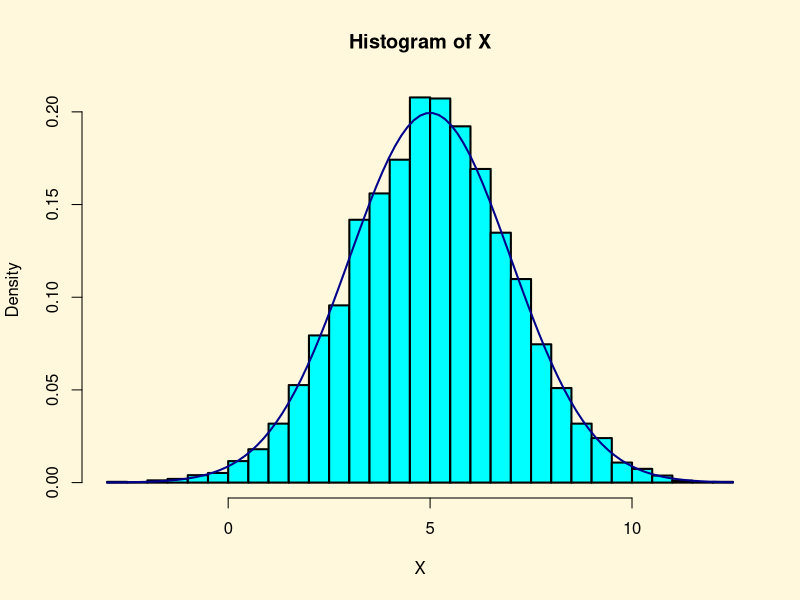

The R script that drew this image: (Note: a time limit stopped this script after it produced the figure.)
#comparison of estimators for position parameter

n=10000;
X=rnorm(n,mean=5,sd=2);
par(bg="cornsilk",lwd=2,col="darkblue")
hist(X,breaks=40,freq=F,col="cyan")
curve(dnorm(x,mean=5,sd=2),add=T)


location_estimator=function(U,theta){
  n=length(U)
  theta1=cumsum(U)/(1:n)
  theta2=1:n;theta3=1:n;
  for (i in 1:n){
    theta2[i]=median(U[1:i])
    theta3[i]=(min(U[1:i])+max(U[1:i]))/2
  }
  par(mfrow=c(1,3),bg="cornsilk",lwd=2,col="darkblue")
  plot(1:n,theta1,type="l",main="moyenne")
  abline(h=theta,col="darkred")
  plot(1:n,theta2,type="l",main="mediane")
  abline(h=theta,col="darkred")
  plot(1:n,theta3,type="l",main="Minmax")
  abline(h=theta,col="darkred")
  #return(matrix(c(theta1,theta2,theta3),n,3))
}

location_estimator(rnorm(100000,mean=5,sd=2),5)

compare_estimators=function(N,n){
  par(mfrow=c(1,1))
  X=matrix(rcauchy(N*n,location=5,scale=2),N,n)
  theta1=apply(X,1,mean)
  theta2=apply(X,1,median)
  #theta3=(apply(X,1,min)+apply(X,1,max))/2
  par(bg="cornsilk",lwd=2,col="darkblue")
  boxplot(theta1,theta2,col="cyan")
}

compare_estimators(200,1000)




check_student=function(N,n,mu,sigma)
{
  X=matrix(rnorm(N*n,mean=mu,sd=sigma),N,n)
  t=sqrt(n)*(apply(X,1,mean)-mu)/apply(X,1,sd)
  return(t)
}

N=20000; n=1000;
t=check_student(N,n,100,50)
par(bg="cornsilk",lwd=2,col="darkblue")
hist(t,breaks=100,freq=F,col="cyan")
curve(dt(x,n-1),add=T,lwd=2)

quantile(x=t,probs=c(0.025,0.975))

quants = function(n,Nrange,ind){
  res=c()
  for(N in Nrange){
    res = append(res,quantile(x=check_student(N,n,100,50),probs=c(0.025,0.975))[[1]])
  }
  return(res)
}

plot(x=seq(from=5000,to=50000,by=1000),y=quants(1000,seq(from=5000,to=50000,by=1000),1),type="l")

X=c(19.6, 19.9, 20.4, 19.8, 20.5, 21.0, 18.5, 19.7, 18.4, 19.4)
n=10

mean(X) - quantile(x=check_student(20000,10,mean(X),sd(X)),probs=c(0.025,0.975)) * sd(X)/sqrt(10)


#X=c(77.551, 45.195, 50.626, 39.878, 29.137, 57.321, 39.140, 66.776, 48.028, 42.325, 31.200, 38.632, 42.914, 60.969, 22.076, 52.446, 45.257, 42.626, 62.504, 22.684, 69.196, 42.383, 61.339, 45.803, 74.707, 33.048, 72.423, 43.670, 65.279, 42.714, 59.785, 101.742, 59.641, 44.749, 44.161, 58.488, 46.448, 25.280, 67.619, 66.846, 80.208, 98.492, 41.149, 40.395, 22.220, 34.628, 77.768, 48.161,48.909, 66.267)

X = c(-7.54,  82.51,  14.27,   3.96,  189.98,   17.20,  -20.07,   52.66,   93.47,
-33.57,  13.13,  -1.26,  12.69,   53.33,    2.85,   -7.25,   13.30,   -5.67,
-38.99,  24.24,   4.17,  12.30,   21.59,   -6.70,    1.24,   13.91,   30.24,
3.35,   6.45, -26.22,  72.65,   10.12,   -1.64,   21.49,  391.11,   26.53,
146.60,   2.11,   5.84,  14.25,    7.17,    4.96,   -9.55,    7.89,   -2.31,
91.11,   8.39,   6.23,  25.45,    9.36,  102.44,   -7.28,  -40.02,   -8.86,
14.11,   6.84, -11.15,  -6.67,  -84.82, -241.41,   -0.14,  -72.95,   21.09,
53.47,  -3.80, -10.64,  19.71,   45.89, -124.30,   -2.02,   -1.67,    7.81,
-9.76,   6.25,  16.68,   8.88,   32.14,    1.29,  -10.00,   -5.03,  -66.77,
12.85,  15.32,  31.27,   6.59,    3.92,    8.61,   15.38,   -1.34,   14.11,
10.53,   2.35, -94.19,  16.45,    2.97,   12.26,    4.15,   10.63,    5.47)

ll=function(a=0.5, sigma=1.5)
{
  if(a > 0 && sigma > 0)
    -sum(dcauchy(X, location=a, scale=sigma, log=TRUE))
  else
    NA
}

library(stats4)
fit = mle(ll)
summary(fit)

vcov(fit)
par(mfrow=c(2,1),bg="cornsilk",col="blue",lwd=2)
plot(profile(fit), absVal=FALSE)
confint(fit,level=0.95)


# Calcul des valeurs de la log-vraisemblance
K=80
x=(1:K)/4;  y=(1:K)/4;  z=c();
for (i in 1:length(x))
  for (j in 1:length(y))
    z=c(z,ll(x[i],y[j]))
# Transformation des valeurs calculées
z=matrix(z,length(x),length(y))
z=log(0.001+((z-min(z))/(max(z)-min(z))))
# Le contenu des 7 lignes suivantes peut etre utilisé comme une
# boîte noire
nrz <- nrow(z)
ncz <- ncol(z)
jet.colors <- colorRampPalette( c("blue", "green") )
nbcol <- 100
color <- jet.colors(nbcol)
zfacet <- z[-1, -1] + z[-1, -ncz] + z[-nrz, -1] + z[-nrz, -ncz]
facetcol <- cut(zfacet, nbcol)
# Visualisation des résultats
par(bg="cornsilk",lwd=1,mfrow=c(1,1))
#image(x,y,z,col = cm.colors(50))
#contour(x,y,z,add=T,col="darkred")
persp(x, y, z,ticktype="detailed",expand=0.5,col=color[facetcol],shade=0.4)

X = rgamma(1000,shape=5,scale=3)
fit = mle(ll)
summary(fit)
confint(fit,level=0.95)
